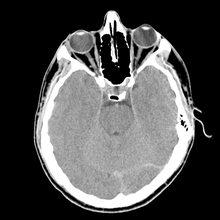
%> input picture abertura.png, 220 x 220 px, shrunk from 512 x 512 before the run
$ octave abertura.m   (GNU Octave 9; MATLAB toolbox functions it lacks are replaced by stand-ins)
%> lines starting %> are read from the running program, lines starting %| are printed output that depends on the picture; in (x1, y1, x2, y2) boxes, pixels count from 0 and x2, y2 are one past the last pixel; in counts of white or black regions, pixels touching at a corner belong together; the program's own positions count from 1

img = im2bw(imread('abertura.png'));
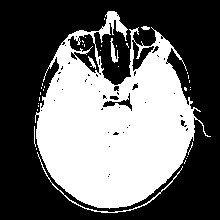
%> img: size 220x220 logical; 41.4% white; 36 white regions (30 under 20 px), largest, box (x1, y1, x2, y2) and area: (35, 11, 211, 209) 19518, (37, 152, 183, 213) 261, (110, 38, 119, 63) 95, (88, 56, 96, 69) 40, (141, 26, 150, 30) 27, (34, 126, 36, 147) 21
imagem = img;

elemento = [0 1 0;1 1 1;0 1 0;];
contadorFiltroErosao=0;

[linhaElemento, colunaElemento] = size(elemento);
 for a = 1:linhaElemento
     for b = 1:colunaElemento

         if elemento(a,b)==1
          contadorFiltroErosao+=1;
         endif
      endfor
endfor


imagem = padarray(imagem,[linhaElemento-1 colunaElemento-1]);
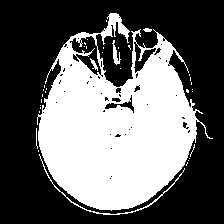
%> imagem: size 224x224 logical; 40% white; 36 white regions (30 under 20 px), largest, box (x1, y1, x2, y2) and area: (37, 13, 213, 211) 19518, (39, 154, 185, 215) 261, (112, 40, 121, 65) 95, (90, 58, 98, 71) 40, (143, 28, 152, 32) 27, (36, 128, 38, 149) 21
imagem = double(imagem);

[linhaImg,colunaImg] = size(imagem);
%> linhaImg = 224; colunaImg = 224
linhaImg = linhaImg -(linhaElemento-1);
%> linhaImg = 222
colunaImg = colunaImg -(colunaElemento-1);
%> colunaImg = 222

erodida = zeros(linhaImg,colunaImg);
erodida = padarray(erodida,[linhaElemento-1 colunaElemento-1]);
for i= 1:linhaImg
    for j= 1:colunaImg
      teste = 0;
        for x = 1:linhaElemento
            for y = 1:colunaElemento

             teste+=elemento(x,y) * imagem(i+x-1,j+y-1);

            endfor
        endfor

        if teste==contadorFiltroErosao
           erodida(i,j) = 1;
        else
           erodida(i,j) = 0;
        endif

    endfor
endfor
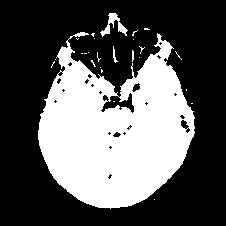
%> erodida: size 226x226 double; values 0 (black) and 1 (white), 35.1% white; 26 white regions (22 under 20 px), largest, box (x1, y1, x2, y2) and area: (38, 32, 195, 209) 17507, (100, 13, 128, 37) 230, (113, 46, 118, 63) 34, (132, 50, 134, 62) 21
dilatada=erodida;
for i= 1:linhaImg
    for j= 1:colunaImg
      teste = 0;
        for x = 1:linhaElemento
            for y = 1:colunaElemento

             teste+=elemento(x,y) * erodida(i+x-1,j+y-1);

            endfor
        endfor

          if teste>=1
           dilatada(i,j) = 1;
        else
           dilatada(i,j) = 0;
        endif

    endfor
endfor
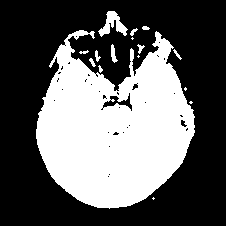
%> dilatada: size 226x226 double; values 0 (black) and 1 (white), 37.7% white; 16 white regions (5 under 20 px), largest, box (x1, y1, x2, y2) and area: (36, 30, 195, 209) 18600, (98, 11, 128, 37) 342, (111, 44, 118, 63) 71

figure;

subplot(1,2,1);imshow(imagem); title('original')
subplot(1,2,2);imshow(dilatada); title('abertura')
